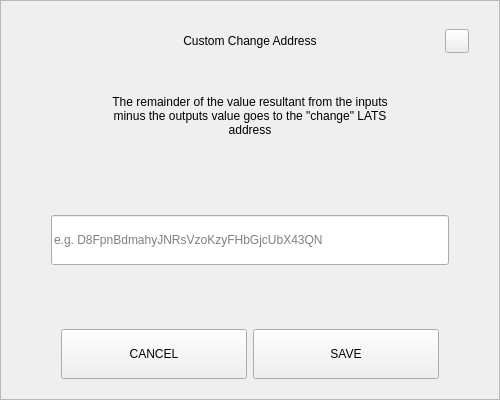
<?xml version="1.0" encoding="UTF-8"?>
<ui version="4.0">
 <class>SendChangeAddressDialog</class>
 <widget class="QDialog" name="SendChangeAddressDialog">
  <property name="geometry">
   <rect>
    <x>0</x>
    <y>0</y>
    <width>500</width>
    <height>400</height>
   </rect>
  </property>
  <property name="windowTitle">
   <string notr="true">N/A</string>
  </property>
  <layout class="QVBoxLayout" name="verticalLayout">
   <property name="spacing">
    <number>0</number>
   </property>
   <property name="leftMargin">
    <number>0</number>
   </property>
   <property name="topMargin">
    <number>0</number>
   </property>
   <property name="rightMargin">
    <number>0</number>
   </property>
   <property name="bottomMargin">
    <number>0</number>
   </property>
   <item>
    <widget class="QFrame" name="frame">
     <property name="styleSheet">
      <string notr="true"/>
     </property>
     <property name="frameShape">
      <enum>QFrame::StyledPanel</enum>
     </property>
     <property name="frameShadow">
      <enum>QFrame::Raised</enum>
     </property>
     <layout class="QVBoxLayout" name="verticalLayout_2" stretch="0,0,0,0,0,0,0">
      <property name="spacing">
       <number>0</number>
      </property>
      <property name="leftMargin">
       <number>30</number>
      </property>
      <property name="topMargin">
       <number>20</number>
      </property>
      <property name="rightMargin">
       <number>30</number>
      </property>
      <property name="bottomMargin">
       <number>20</number>
      </property>
      <item>
       <layout class="QHBoxLayout" name="horizontalLayout_3">
        <property name="spacing">
         <number>0</number>
        </property>
        <item>
         <spacer name="horizontalSpacer_2">
          <property name="orientation">
           <enum>Qt::Horizontal</enum>
          </property>
          <property name="sizeHint" stdset="0">
           <size>
            <width>40</width>
            <height>20</height>
           </size>
          </property>
         </spacer>
        </item>
        <item>
         <widget class="QLabel" name="labelTitle">
          <property name="minimumSize">
           <size>
            <width>0</width>
            <height>40</height>
           </size>
          </property>
          <property name="maximumSize">
           <size>
            <width>16777215</width>
            <height>40</height>
           </size>
          </property>
          <property name="styleSheet">
           <string notr="true">padding-left:24px;</string>
          </property>
          <property name="text">
           <string>Custom Change Address</string>
          </property>
          <property name="alignment">
           <set>Qt::AlignCenter</set>
          </property>
          <property name="margin">
           <number>7</number>
          </property>
         </widget>
        </item>
        <item>
         <spacer name="horizontalSpacer">
          <property name="orientation">
           <enum>Qt::Horizontal</enum>
          </property>
          <property name="sizeHint" stdset="0">
           <size>
            <width>40</width>
            <height>20</height>
           </size>
          </property>
         </spacer>
        </item>
        <item>
         <widget class="QPushButton" name="btnEsc">
          <property name="minimumSize">
           <size>
            <width>24</width>
            <height>24</height>
           </size>
          </property>
          <property name="maximumSize">
           <size>
            <width>24</width>
            <height>24</height>
           </size>
          </property>
          <property name="focusPolicy">
           <enum>Qt::NoFocus</enum>
          </property>
          <property name="text">
           <string/>
          </property>
         </widget>
        </item>
       </layout>
      </item>
      <item>
       <spacer name="verticalSpacer_2">
        <property name="orientation">
         <enum>Qt::Vertical</enum>
        </property>
        <property name="sizeType">
         <enum>QSizePolicy::Fixed</enum>
        </property>
        <property name="sizeHint" stdset="0">
         <size>
          <width>20</width>
          <height>20</height>
         </size>
        </property>
       </spacer>
      </item>
      <item alignment="Qt::AlignHCenter">
       <widget class="QLabel" name="labelMessage">
        <property name="minimumSize">
         <size>
          <width>0</width>
          <height>70</height>
         </size>
        </property>
        <property name="text">
         <string>The remainder of the value resultant from the inputs minus the outputs value goes to the &quot;change&quot; LATS address</string>
        </property>
        <property name="alignment">
         <set>Qt::AlignCenter</set>
        </property>
        <property name="wordWrap">
         <bool>true</bool>
        </property>
       </widget>
      </item>
      <item>
       <spacer name="verticalSpacer_3">
        <property name="orientation">
         <enum>Qt::Vertical</enum>
        </property>
        <property name="sizeHint" stdset="0">
         <size>
          <width>20</width>
          <height>40</height>
         </size>
        </property>
       </spacer>
      </item>
      <item>
       <layout class="QHBoxLayout" name="horizontalLayout_2">
        <property name="spacing">
         <number>0</number>
        </property>
        <property name="leftMargin">
         <number>20</number>
        </property>
        <property name="rightMargin">
         <number>20</number>
        </property>
        <item>
         <widget class="QLineEdit" name="lineEditAddress">
          <property name="minimumSize">
           <size>
            <width>0</width>
            <height>50</height>
           </size>
          </property>
          <property name="placeholderText">
           <string notr="true">e.g. D8FpnBdmahyJNRsVzoKzyFHbGjcUbX43QN</string>
          </property>
         </widget>
        </item>
       </layout>
      </item>
      <item>
       <spacer name="verticalSpacer">
        <property name="orientation">
         <enum>Qt::Vertical</enum>
        </property>
        <property name="sizeHint" stdset="0">
         <size>
          <width>20</width>
          <height>40</height>
         </size>
        </property>
       </spacer>
      </item>
      <item>
       <layout class="QHBoxLayout" name="horizontalLayout" stretch="2,2">
        <property name="spacing">
         <number>6</number>
        </property>
        <property name="leftMargin">
         <number>30</number>
        </property>
        <property name="rightMargin">
         <number>30</number>
        </property>
        <item>
         <widget class="QPushButton" name="btnCancel">
          <property name="minimumSize">
           <size>
            <width>180</width>
            <height>50</height>
           </size>
          </property>
          <property name="focusPolicy">
           <enum>Qt::NoFocus</enum>
          </property>
          <property name="text">
           <string>CANCEL</string>
          </property>
         </widget>
        </item>
        <item>
         <widget class="QPushButton" name="btnSave">
          <property name="minimumSize">
           <size>
            <width>180</width>
            <height>50</height>
           </size>
          </property>
          <property name="focusPolicy">
           <enum>Qt::NoFocus</enum>
          </property>
          <property name="text">
           <string>SAVE</string>
          </property>
         </widget>
        </item>
       </layout>
      </item>
     </layout>
    </widget>
   </item>
  </layout>
 </widget>
 <resources/>
 <connections/>
</ui>
